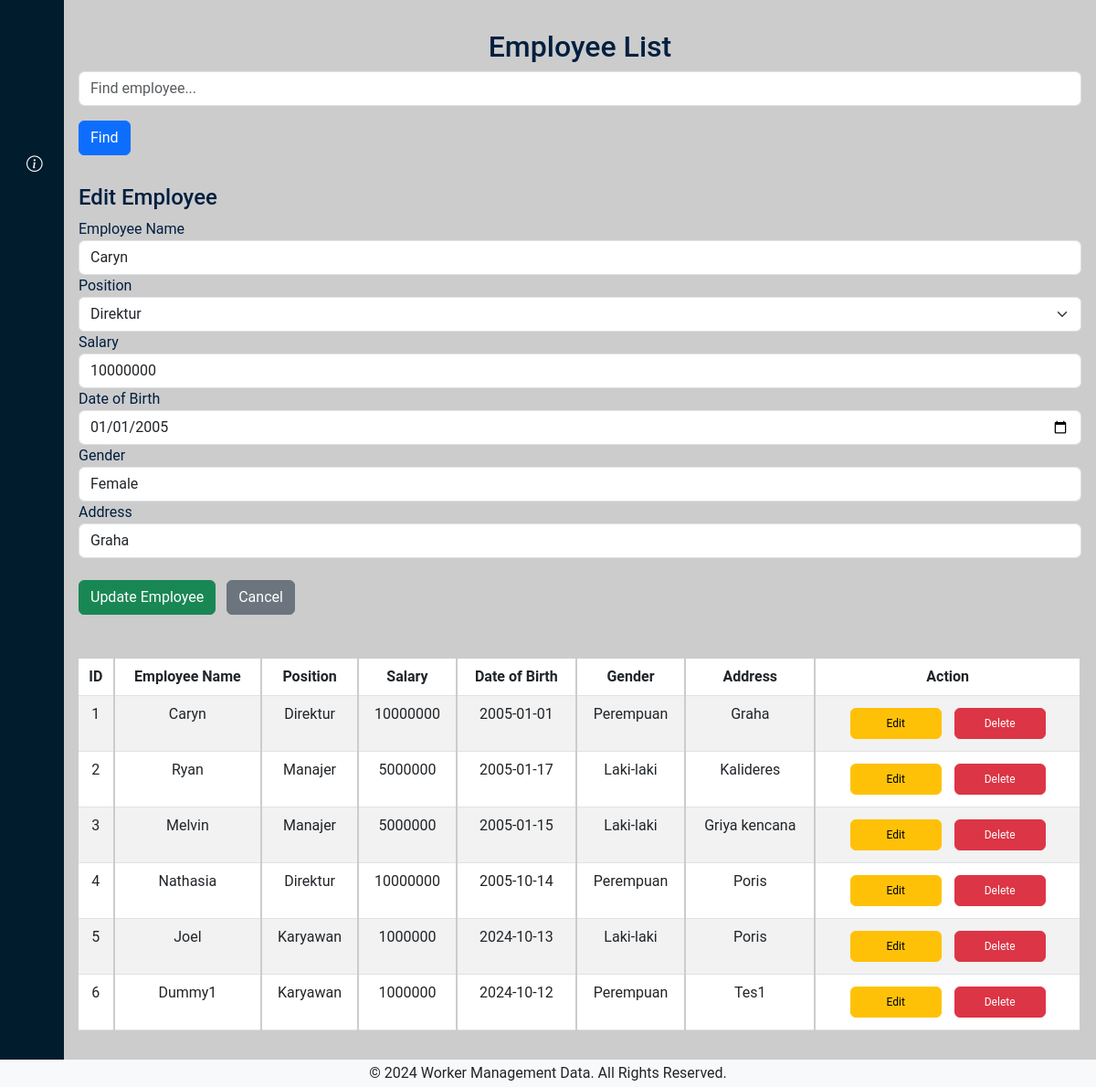
/update.php?edit=1, run on the app's committed database.
### tables this page shows
CREATE TABLE `pegawai` (
  `id` int(11) NOT NULL,
  `nama_pegawai` varchar(50) NOT NULL,
  `jabatan` enum('Direktur','Manajer','Karyawan') NOT NULL,
  `gaji` int(50) NOT NULL,
  `tanggal_lahir` date NOT NULL,
  `jenis_kelamin` enum('Laki-laki','Perempuan') NOT NULL,
  `alamat` text NOT NULL
);

### update.php (the view, shortened to what this page needs)
<?php
include 'connection.php';
$id = $nama_pegawai = $jabatan = $gaji = $tanggal_lahir = $jenis_kelamin = $alamat = '';
$search = '';
$edit_state = false;
if (isset($_POST['search'])) {
    $search = $_POST['search_term'];
    $sql = "SELECT * FROM pegawai WHERE id='$search' OR nama_pegawai LIKE '%$search%' OR jabatan LIKE '%$search%' OR gaji LIKE '%$search%' OR tanggal_lahir LIKE '%$search%' OR jenis_kelamin LIKE '%$search%' OR alamat LIKE '%$search%'";
} else {
    $sql = "SELECT * FROM pegawai";
}
$result = $conn->query($sql);
if (isset($_GET['edit'])) {
    $id = $_GET['edit'];
    $edit_state = true;
    $edit_result = $conn->query("SELECT * FROM pegawai WHERE id='$id'");
    if ($edit_result->num_rows > 0) {
        $row = $edit_result->fetch_assoc();
        $nama_pegawai = $row['nama_pegawai'];
        $jabatan = $row['jabatan'];
        $gaji = $row['gaji'];
        $tanggal_lahir = $row['tanggal_lahir'];
        $jenis_kelamin = $row['jenis_kelamin'];
        $alamat = $row['alamat'];
    }
}
?>
<!DOCTYPE html>
<html lang="en">
<head>
  <link href="https://cdn.lineicons.com/4.0/lineicons.css" rel="stylesheet" />
  <link href="https://cdn.jsdelivr.net/npm/bootstrap@5.3.0-alpha3/dist/css/bootstrap.min.css" rel="stylesheet"
 />
  <link rel="stylesheet" href="https://cdnjs.cloudflare.com/ajax/libs/animate.css/4.1.1/animate.min.css"/>
  <link rel="stylesheet" href="file_css/dashboard.css" />
  <link rel="stylesheet"
        href="https://cdnjs.cloudflare.com/ajax/libs/bootstrap-icons/1.5.0/font/bootstrap-icons.min.css">
</head>
<body>
  <div class="wrapper">
    <aside id="sidebar">
      <div class="d-flex">
        <button class="toggle-btn" type="button">
        </button>
      </div>
      <ul class="sidebar-nav">
        <li class="sidebar-item">
          <a href="form.php" class="sidebar-link">
          </a>
        </li>
        <li class="sidebar-item">
          <a href="update.php" class="sidebar-link">
          </a>
        </li>
        <li class="sidebar-item">
          <a href="aboutUs.php" class="sidebar-link">
            <i class="bi bi-info-circle"></i>
          </a>
        </li>
      </ul>
      <div class="sidebar-footer">
        <a href="login.php" class="sidebar-link">
        </a>
      </div>
    </aside>
    <div class="main p-3">
      <h2 class="mt-3 " align="center">Employee List</h2>
      <form method="post" class="form-inline mb-3">
        <input type="text" name="search_term" class="form-control" placeholder="Find employee..." value="<?= htmlspecialchars($search); ?>">
        <button type="submit" name="search" class="btn btn-primary my-3">Find</button>
      </form>
      <?php if ($edit_state && !isset($_POST['search'])): ?>
        <h4>Edit Employee</h4>
        <form method="post">
          <div class="form-group">
            <label>Employee Name</label>
            <input type="text" name="nama_pegawai" class="form-control" value="<?= htmlspecialchars($nama_pegawai); ?>" required>
          </div>
          <div class="form-group">
              <label>Position</label>
              <select name="jabatan" class="form-select" required>
                  <option value="Direktur" <?= $jabatan == 'Direktur' ? 'selected' : ''; ?>>Direktur</option>
              </select>
          </div>
          <div class="form-group">
            <label>Salary</label>
            <input type="number" name="gaji" class="form-control" value="<?= htmlspecialchars($gaji); ?>" required>
          </div>
          <div class="form-group">
            <label>Date of Birth</label>
            <input type="date" name="tanggal_lahir" class="form-control" value="<?= htmlspecialchars($tanggal_lahir); ?>" required>
          </div>
          <div class="form-group">
            <label>Gender</label>
            <select name="jenis_kelamin" class="form-control" required>
              <option value="Perempuan" <?= $jenis_kelamin == 'Perempuan' ? 'selected' : ''; ?>>Female</option>
            </select>
          </div>
          <div class="form-group">
            <label>Address</label>
            <input type="text" name="alamat" class="form-control" value="<?= htmlspecialchars($alamat); ?>" required>
          </div>
          <button type="submit" name="update" class="btn btn-success mt-4">Update Employee</button>
          <button type="submit" name="cancel" class="btn btn-secondary mt-4 ms-2">Cancel</button>
        </form>
      <?php endif; ?>
      <div class="table-responsive mt-5 animate-slideInDown">
        <table class="table table-striped">
          <thead>
            <tr>
              <th>ID</th>
              <th>Employee Name</th>
              <th>Position</th>
              <th>Salary</th>
              <th>Date of Birth</th>
              <th>Gender</th>
              <th>Address</th>
              <th>Action</th>
            </tr>
          </thead>
          <tbody>
            <?php if ($result->num_rows > 0): ?>
              <?php while ($row = $result->fetch_assoc()): ?>
                <tr>
                  <td><?= htmlspecialchars($row['id']); ?></td>
                  <td><?= htmlspecialchars($row['nama_pegawai']); ?></td>
                  <td><?= htmlspecialchars($row['jabatan']); ?></td>
                  <td><?= htmlspecialchars($row['gaji']); ?></td>
                  <td><?= htmlspecialchars($row['tanggal_lahir']); ?></td>
                  <td><?= htmlspecialchars($row['jenis_kelamin']); ?></td>
                  <td><?= htmlspecialchars($row['alamat']); ?></td>
                  <td>
                    <a href="?edit=<?= $row['id']; ?>"
                      class="btn btn-warning"
                      style="width: 100px; text-align: center; padding: 7px; margin: 5px; font-size: 12px; display: inline-block; white-space: nowrap;">
                      Edit
                    </a>
                    <a href="?delete=<?= $row['id']; ?>"
                      class="btn btn-danger"
                      style="width: 100px; text-align: center; padding: 7px; margin: 5px; font-size: 12px; display: inline-block; white-space: nowrap;"
                      onclick="return confirm('Yakin ingin menghapus?')">
                      Delete
                    </a>
                </td>
                </tr>
              <?php endwhile; ?>
            <?php else: ?>
              <tr>
                <td colspan="8">No data found</td>
              </tr>
            <?php endif; ?>
          </tbody>
        </table>
      </div>
    </div>
  </div>
  <div class="copyright-container">
    <p class="mb-0">© 2024 Worker Management Data. All Rights Reserved.</p>
  </div>
</body>
</html>

### file_css/dashboard.css (style rules this page uses)
a { text-decoration: none; }
li { list-style: none; }
body { font-family: 'Roboto', sans-serif; }
.wrapper { display: flex; }
.main { min-height: 100vh; width: 100%; overflow: hidden; transition: all 0.35s ease-in-out; background-color: #ccc; color: #001f3f; }
.table th, .table td { text-align: center; border-right: 2px solid #ccc; }
#sidebar { width: 70px; min-width: 70px; z-index: 1000; transition: all .25s ease-in-out; background-color: #001c2d; display: flex; flex-direction: column; }
.toggle-btn { background-color: transparent; cursor: pointer; border: 0; padding: 1rem 1.5rem; }
.sidebar-nav { padding: 2rem 0; flex: 1 1 auto; }
a.sidebar-link { padding: .625rem 1.625rem; color: #FFF; display: block; font-size: 0.9rem; white-space: nowrap; border-left: 3px solid transparent; }
.sidebar-link i { font-size: 1.1rem; margin-right: .75rem; }
.sidebar-item { position: relative; }
table { background-color : #ffffff; }

### update.php (style rules this page uses)
.copyright-container { position: flex; bottom: 0; left: 0; right: 0; height: 30px; display: flex; justify-content: center; align-items: center; background-color: #f8f9fa; }
.animate-slideInDown { animation: slideInDown 1s ease-out; }

### data on the page
pegawai: nama_pegawai "Caryn", jabatan "Direktur", gaji "10000000", tanggal_lahir "01/01/2005", jenis_kelamin "Female", alamat "Graha", id "1", tanggal_lahir "2005-01-01", jenis_kelamin "Perempuan"
pegawai: id "2", nama_pegawai "Ryan", jabatan "Manajer", gaji "5000000", tanggal_lahir "2005-01-17", jenis_kelamin "Laki-laki", alamat "Kalideres"
pegawai: id "3", nama_pegawai "Melvin", jabatan "Manajer", gaji "5000000", tanggal_lahir "2005-01-15", jenis_kelamin "Laki-laki", alamat "Griya kencana"
pegawai: id "4", nama_pegawai "Nathasia", jabatan "Direktur", gaji "10000000", tanggal_lahir "2005-10-14", jenis_kelamin "Perempuan", alamat "Poris"
pegawai: id "5", nama_pegawai "Joel", jabatan "Karyawan", gaji "1000000", tanggal_lahir "2024-10-13", jenis_kelamin "Laki-laki", alamat "Poris"
pegawai: id "6", nama_pegawai "Dummy1", jabatan "Karyawan", gaji "1000000", tanggal_lahir "2024-10-12", jenis_kelamin "Perempuan", alamat "Tes1"
